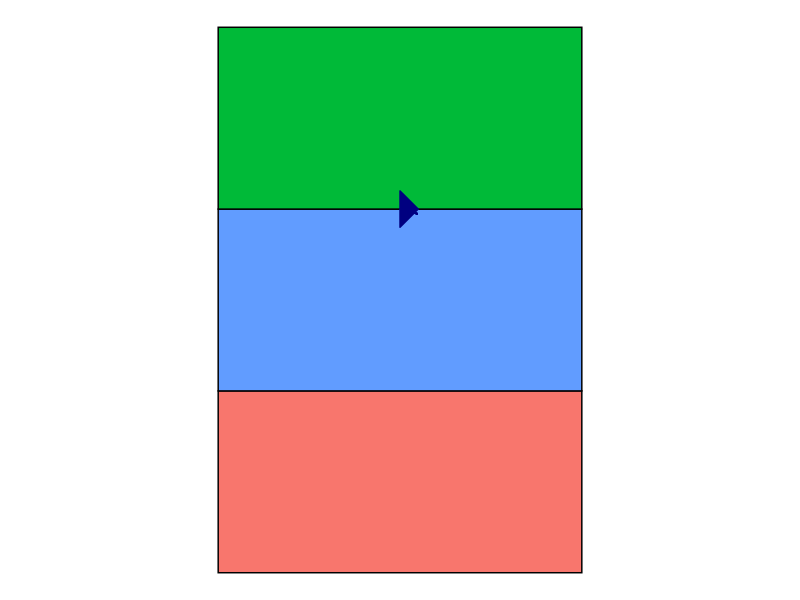
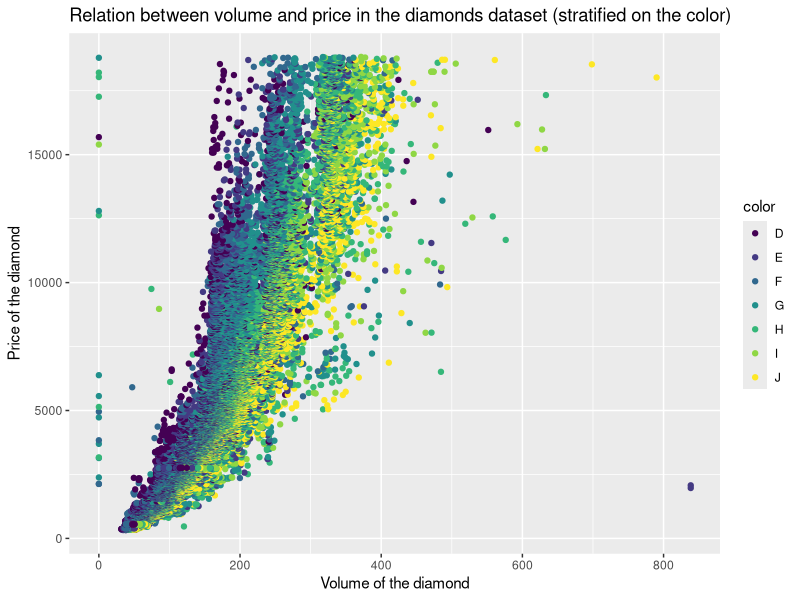
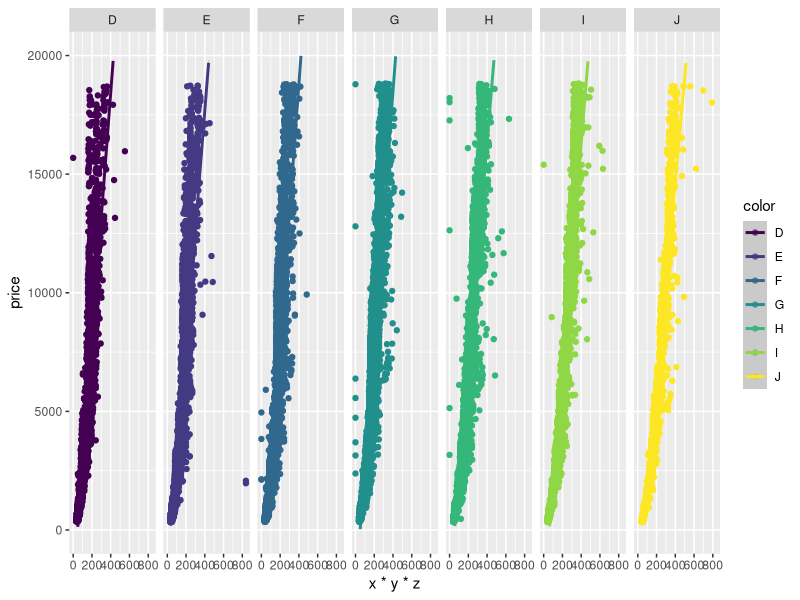

The R source for these figures, in order:
## ---- chunk 1
library(tidyverse)

b <- 2
a <- b*7
## ---- chunk 2
"Sub is the best captain" |> 
  print()
## ---- chunk 3
# Load tidyverse
library(tidyverse)

# Define colors
saffron <- "#FF9933"
white <- "#FFFFFF"
green <- "#138808"
navy_blue <- "#000080"

# Create a dataframe to define layers for colors
flag <- data.frame(
  xmin = c(0, 0, 0),
  xmax = c(10, 10, 10),
  ymin = c(0, 5, 10),
  ymax = c(5, 10, 15),
  color = c(green, white, saffron)
)

# Basic plot
p <- ggplot() +
  geom_rect(data = flag, 
            aes(xmin = xmin, xmax = xmax, ymin = ymin, ymax = ymax, fill = color),
            color = "black") +
  coord_fixed(ratio = 1) +
  theme_void() +
  theme(legend.position = "none")

# Adding the Ashoka Chakra
p <- p + 
  geom_polygon(data = data.frame(x = c(5, 5.5, 5), y = c(10, 10, 10.5)), 
               aes(x, y), 
               fill = navy_blue,
               color = navy_blue) +
  geom_polygon(data = data.frame(x = c(5, 5.5, 5), y = c(10, 10, 9.5)), 
               aes(x, y), 
               fill = navy_blue,
               color = navy_blue)

# 24 spokes in the Chakra
for(angle in seq(0, 360-15, by = 15)){
  x = 5 + 0.5 * cos(angle * pi / 180)
  y = 10 + 0.5 * sin(angle * pi / 180)
  
  p <- p + geom_line(aes(x = c(5, x), y = c(10, y)), color = navy_blue)
}

# Display flag
print(p)

## ---- chunk 4

#| echo: false

library(tidyverse)

list5 <- c("Subh", "Emmanuel", "Chuang", "Reka", "Adomas")

list5
## ---- chunk 5
diamonds |> 
	filter(x*y*z<1000) |> 
	ggplot(aes(x=x*y*z, y=price)) + 
	geom_point(aes(color=color)) +
	labs(title="Relation between volume and price in the diamonds dataset (stratified on the color)", x="Volume of the diamond", y="Price of the diamond")
## ---- chunk 6
diamonds |> 
	filter(x*y*z<1000) |> 
	ggplot(aes(x=x*y*z, y=price)) + 
	geom_point(aes(color=color)) +
	facet_grid(~color) +
  ylim(c(0,20000)) +
  geom_smooth(aes(color=color), method='lm')
	labs(title="Relation between volume and price in the diamonds dataset (stratified on the color)", x="Volume of the diamond", y="Price of the diamond")
